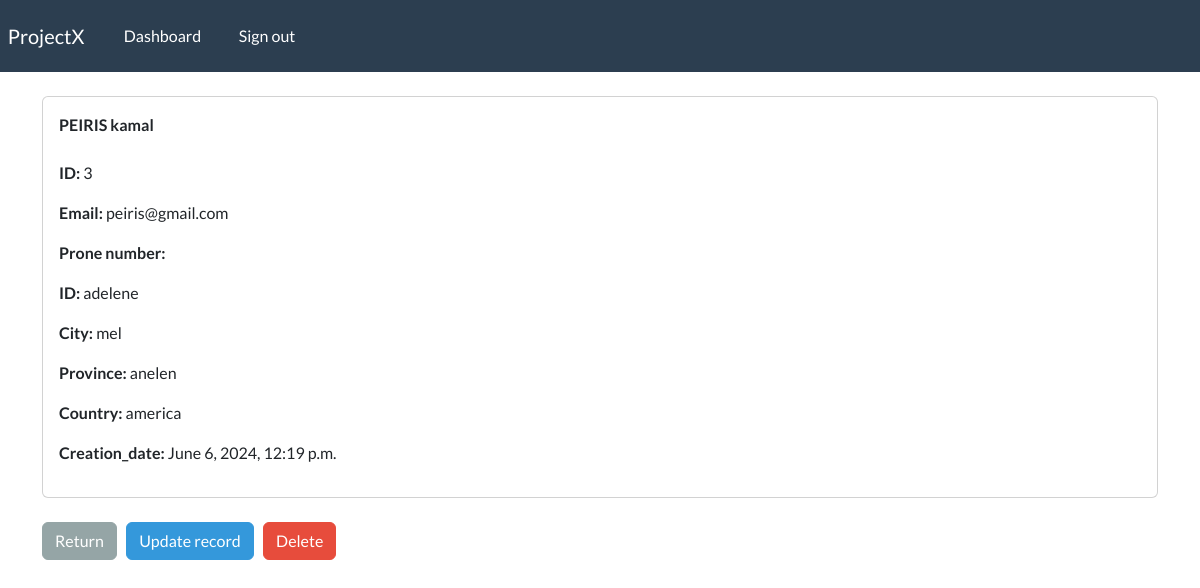
Screenshot of /record/3 (signed in) with the database file from the repository.
### webapp/models.py (models this page shows, shortened)
class Record(models.Model):
    creation_date = models.DateTimeField(auto_now_add=True)
    first_name = models.CharField(max_length=100)
    last_name = models.CharField(max_length=100)
    email = models.CharField(max_length=255)
    phone = models.CharField(max_length=20)
    address = models.CharField(max_length=300)
    city = models.CharField(max_length=255)
    province = models.CharField(max_length=200)
    country = models.CharField(max_length=125)

### webapp/views.py (the view)
# urls.py: path('record/<int:pk>', views.singular_record, name="record"),
@login_required(login_url='my-login')
def singular_record(request, pk):
    all_records = Record.objects.get(id = pk)
    context = {'record': all_records}
    return render(request, 'webapp/view-record.html', context=context)

### webapp/templates/webapp/view-record.html (shortened to what this page needs)
{% extends 'webapp/base.html' %}
{% block content %}
    <div class="card">
        <div class="card-body">
            <strong>
                {{record.last_name | upper}}
                {{record.first_name}}
            </strong>
            <br>
            <br>
            <p> <strong> ID: </strong>  {{record.id}} </p>
            <p> <strong> Email: </strong>  {{record.email}} </p>
            <p> <strong> Prone number: </strong>  {{phone}} </p>
            <p> <strong> ID: </strong>   {{record.address}} </p>
            <p> <strong> City: </strong>   {{record.city}} </p>
            <p> <strong> Province: </strong>  {{record.province}} </p>
            <p> <strong> Country: </strong>  {{record.country}} </p>
            <p> <strong> Creation_date: </strong>  {{record.creation_date}} </p>
        </div>
    </div>
    <br>
    <a href=" {% url 'dashboard' %}" class="btn btn-secondary"> Return </a>
    <a href=" {% url 'update-record' record.id %}" class="btn btn-info"> Update record </a>
    <a href=" {% url '' %}" class="btn btn-danger"> Delete </a>
{% endblock %}

### rows the page displays
Record: last_name "PEIRIS", first_name "kamal", id "3", email "peiris@gmail.com", address "adelene", city "mel", province "anelen", country "america", creation_date "June 6, 2024, 12:19 p.m."
